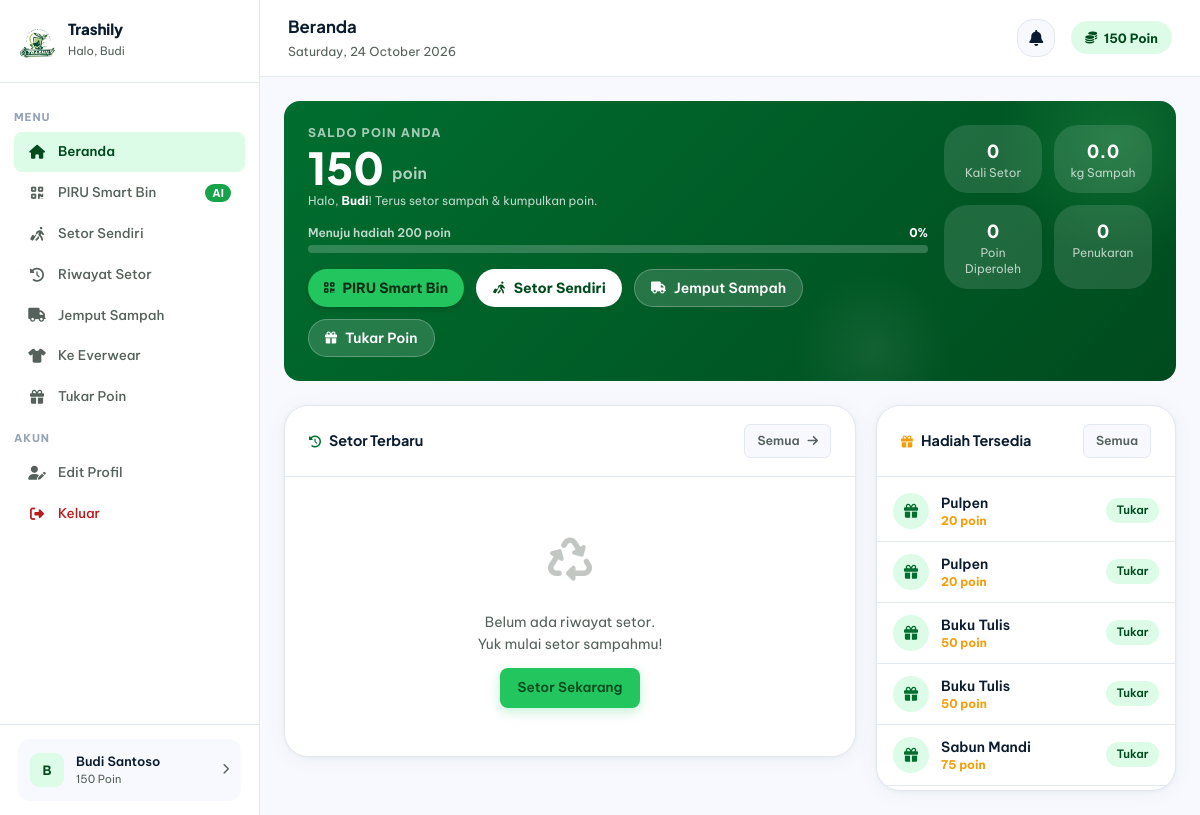
The page /customer/dashboard.php (signed in) on the database its author committed.
### tables this page shows
CREATE TABLE `users` (
  `id` int NOT NULL,
  `nama` varchar(100) NOT NULL,
  `email` varchar(100) NOT NULL,
  `password` varchar(255) NOT NULL,
  `no_hp` varchar(20) DEFAULT NULL,
  `alamat` text,
  `role` enum('admin','customer') DEFAULT 'customer',
  `poin` int DEFAULT '0',
  `created_at` timestamp NULL DEFAULT CURRENT_TIMESTAMP
);

CREATE TABLE `hadiah` (
  `id` int NOT NULL,
  `nama` varchar(100) NOT NULL,
  `deskripsi` text,
  `poin_dibutuhkan` int NOT NULL,
  `stok` int DEFAULT '0',
  `gambar` varchar(255) DEFAULT NULL,
  `is_active` tinyint(1) DEFAULT '1',
  `created_at` timestamp NULL DEFAULT CURRENT_TIMESTAMP
);

### customer/dashboard.php (the view, shortened to what this page needs)
<?php
require_once '../config/database.php';
$uid  = $_SESSION['user_id'];
$user = $conn->query("SELECT nama, poin FROM users WHERE id = $uid")->fetch_assoc();
$total_setor     = $conn->query("SELECT COUNT(*) as c FROM transaksi WHERE customer_id=$uid AND status='selesai'")->fetch_assoc()['c'];
$total_poin_all  = $conn->query("SELECT COALESCE(SUM(total_poin),0) as c FROM transaksi WHERE customer_id=$uid AND status='selesai'")->fetch_assoc()['c'];
$total_berat     = $conn->query("SELECT COALESCE(SUM(total_berat),0) as c FROM transaksi WHERE customer_id=$uid AND status='selesai'")->fetch_assoc()['c'];
$total_penukaran = $conn->query("SELECT COUNT(*) as c FROM penukaran WHERE customer_id=$uid AND status!='batal'")->fetch_assoc()['c'];
$riwayat = $conn->query("
    SELECT kode_transaksi, total_poin, total_berat, created_at
    FROM transaksi
    WHERE customer_id = $uid
    ORDER BY created_at DESC LIMIT 5
");
$hadiah = $conn->query("
    SELECT id, nama, poin_dibutuhkan, stok
    FROM hadiah WHERE is_active=1
    ORDER BY poin_dibutuhkan ASC LIMIT 5
");
$poin = $user['poin'];
$next_hadiah = $conn->query("SELECT poin_dibutuhkan FROM hadiah WHERE is_active=1 AND poin_dibutuhkan > $poin ORDER BY poin_dibutuhkan ASC LIMIT 1")->fetch_assoc();
$progress_pct = 0;
if ($next_hadiah) {
    $prev = $conn->query("SELECT COALESCE(MAX(poin_dibutuhkan),0) as p FROM hadiah WHERE is_active=1 AND poin_dibutuhkan <= $poin")->fetch_assoc()['p'];
    $range = $next_hadiah['poin_dibutuhkan'] - $prev;
    $progress_pct = $range > 0 ? min(100, round(($poin - $prev) / $range * 100)) : 100;
}
?>
<!DOCTYPE html>
<html lang="id">
<head>
    <link rel="stylesheet" href="https://cdnjs.cloudflare.com/ajax/libs/font-awesome/6.5.0/css/all.min.css">
    <link rel="stylesheet" href="../assets/css/output.css">
</head>
<body>
<div class="layout">
    <?php include '../includes/sidebar_customer.php'; ?>
    <main class="main">
        <div class="topbar">
            <div class="topbar-left">
                <div>
                    <h1>Beranda</h1>
                    <p><?= date('l, d F Y') ?></p>
                </div>
            </div>
            <div class="topbar-right">
                <?php include '../includes/notif_customer.php'; ?>
                <div class="poin-badge">
                    <i class="fa-solid fa-coins text-xs"></i>
                    <?= number_format($poin, 0, ',', '.') ?> Poin
                </div>
            </div>
        </div>
        <div class="content">
            <div class="relative overflow-hidden rounded-2xl mb-6"
                 style="background: linear-gradient(135deg, #006e2f 0%, #004b1e 100%)">
                <div class="absolute rounded-full pointer-events-none"
                     style="width:240px;height:240px;top:-80px;right:-60px;background:radial-gradient(circle,rgba(74,225,118,.18) 0%,transparent 70%)"></div>
                <div class="absolute rounded-full pointer-events-none"
                     style="width:160px;height:160px;bottom:-50px;right:25%;background:radial-gradient(circle,rgba(255,255,255,.07) 0%,transparent 70%)"></div>
                <div class="relative z-10 p-6">
                    <div class="flex flex-col sm:flex-row sm:items-start sm:justify-between gap-4">
                        <div>
                            <p class="text-xs font-bold uppercase tracking-widest mb-1" style="color:rgba(255,255,255,.65)">
                                Saldo Poin Anda
                            </p>
                            <div class="flex items-end gap-2 mb-1">
                                <span class="font-extrabold text-white leading-none"
                                      style="font-family:var(--font-display);font-size:2.75rem">
                                    <?= number_format($poin, 0, ',', '.') ?>
                                </span>
                                <span class="text-base font-semibold mb-1" style="color:rgba(255,255,255,.7)">poin</span>
                            </div>
                            <p class="text-xs mb-4" style="color:rgba(255,255,255,.75)">
                                Halo, <strong class="text-white"><?= htmlspecialchars(explode(' ', $user['nama'])[0]) ?></strong>! Terus setor sampah &amp; kumpulkan poin.
                            </p>
                            <?php if ($next_hadiah): ?>
                            <div class="mb-4">
                                <div class="flex items-center justify-between mb-1">
                                    <span class="text-xs font-semibold" style="color:rgba(255,255,255,.75)">
                                        Menuju hadiah <?= htmlspecialchars($next_hadiah['poin_dibutuhkan']) ?> poin
                                    </span>
                                    <span class="text-xs font-bold text-white"><?= $progress_pct ?>%</span>
                                </div>
                                <div class="rounded-full h-2" style="background:rgba(255,255,255,.2)">
                                </div>
                            </div>
                            <?php endif; ?>
                            <div class="flex gap-3 flex-wrap">
                                <a href="piru.php"
                                   class="inline-flex items-center gap-2 px-4 py-2 rounded-xl text-sm font-bold shadow-md transition transform hover:-translate-y-0.5"
                                   style="background:#22c55e;color:#052e16">
                                    <i class="fa-solid fa-qrcode text-xs"></i> PIRU Smart Bin
                                </a>
                                <a href="setor.php"
                                   class="inline-flex items-center gap-2 px-4 py-2 rounded-xl text-sm font-bold"
                                   style="background:#fff;color:var(--color-primary-dark)">
                                    <i class="fa-solid fa-person-walking-luggage text-xs"></i> Setor Sendiri
                                </a>
                                <a href="jemput.php"
                                   class="inline-flex items-center gap-2 px-4 py-2 rounded-xl text-sm font-semibold"
                                   style="background:rgba(255,255,255,.15);color:#fff;border:1px solid rgba(255,255,255,.25)">
                                    <i class="fa-solid fa-truck text-xs"></i> Jemput Sampah
                                </a>
                                <a href="penukaran.php"
                                   class="inline-flex items-center gap-2 px-4 py-2 rounded-xl text-sm font-semibold"
                                   style="background:rgba(255,255,255,.15);color:#fff;border:1px solid rgba(255,255,255,.25)">
                                    <i class="fa-solid fa-gift text-xs"></i> Tukar Poin
                                </a>
                            </div>
                        </div>
                        <div class="grid grid-cols-2 gap-3 sm:w-52 flex-shrink-0">
                            <div class="rounded-xl p-3 text-center" style="background:rgba(255,255,255,.12)">
                                <div class="text-lg font-extrabold text-white" style="font-family:var(--font-display)"><?= $total_setor ?></div>
                                <div class="text-xs" style="color:rgba(255,255,255,.7)">Kali Setor</div>
                            </div>
                            <div class="rounded-xl p-3 text-center" style="background:rgba(255,255,255,.12)">
                                <div class="text-lg font-extrabold text-white" style="font-family:var(--font-display)"><?= number_format($total_berat, 1) ?></div>
                                <div class="text-xs" style="color:rgba(255,255,255,.7)">kg Sampah</div>
                            </div>
                            <div class="rounded-xl p-3 text-center" style="background:rgba(255,255,255,.12)">
                                <div class="text-lg font-extrabold text-white" style="font-family:var(--font-display)"><?= number_format($total_poin_all) ?></div>
                                <div class="text-xs" style="color:rgba(255,255,255,.7)">Poin Diperoleh</div>
                            </div>
                            <div class="rounded-xl p-3 text-center" style="background:rgba(255,255,255,.12)">
                                <div class="text-lg font-extrabold text-white" style="font-family:var(--font-display)"><?= $total_penukaran ?></div>
                                <div class="text-xs" style="color:rgba(255,255,255,.7)">Penukaran</div>
                            </div>
                        </div>
                    </div>
                </div>
            </div>
            <div class="dashboard-grid">
                <div class="card">
                    <div class="card-header">
                        <h3><i class="fa-solid fa-clock-rotate-left text-xs mr-2" style="color:var(--color-primary)"></i>Setor Terbaru</h3>
                        <a href="riwayat.php" class="btn btn-ghost btn-sm">Semua <i class="fa-solid fa-arrow-right text-xs"></i></a>
                    </div>
                    <?php if ($riwayat->num_rows === 0): ?>
                    <div class="empty-state">
                        <div class="empty-icon"><i class="fa-solid fa-recycle"></i></div>
                        <p>Belum ada riwayat setor.<br>Yuk mulai setor sampahmu!</p>
                        <a href="setor.php" class="btn btn-primary mt-3">Setor Sekarang</a>
                    </div>
                    <?php endif; ?>
                </div>
                <div class="card">
                    <div class="card-header">
                        <h3><i class="fa-solid fa-gift text-xs mr-2" style="color:var(--color-amber)"></i>Hadiah Tersedia</h3>
                        <a href="penukaran.php" class="btn btn-ghost btn-sm">Semua</a>
                    </div>
                    <div style="padding:.25rem 0">
                        <?php while ($h = $hadiah->fetch_assoc()):
                            $can = $poin >= $h['poin_dibutuhkan'];
                        ?>
                        <div class="flex items-center gap-3 px-4 py-3 border-b" style="border-color:var(--color-border)">
                            <div class="w-9 h-9 rounded-xl flex items-center justify-center flex-shrink-0"
                                 style="background:<?= $can ? 'var(--color-primary-light)' : 'var(--color-surface)' ?>">
                                <i class="fa-solid fa-gift text-sm" style="color:<?= $can ? 'var(--color-primary)' : 'var(--color-ink-subtle)' ?>"></i>
                            </div>
                            <div class="flex-1 min-w-0">
                                <div class="text-sm font-semibold truncate"><?= htmlspecialchars($h['nama']) ?></div>
                                <div class="text-xs font-bold" style="color:var(--color-amber)"><?= number_format($h['poin_dibutuhkan']) ?> poin</div>
                            </div>
                            <?php if ($can): ?>
                                <a href="penukaran.php" class="badge badge-green flex-shrink-0 cursor-pointer">Tukar</a>
                            <?php else: ?>
                                <span class="badge badge-gray flex-shrink-0">
                                    <?= number_format($h['poin_dibutuhkan'] - $poin) ?> lagi
                                </span>
                            <?php endif; ?>
                        </div>
                        <?php endwhile; ?>
                    </div>
                </div>
            </div>
        </div>
    </main>
</div>
</body>
</html>

### rows shown on the page
users: poin "150", nama "Budi"
hadiah: nama "Pulpen", poin_dibutuhkan "20", shows "Tukar"
hadiah: nama "Pulpen", poin_dibutuhkan "20", shows "Tukar"
hadiah: nama "Buku Tulis", poin_dibutuhkan "50", shows "Tukar"
hadiah: nama "Buku Tulis", poin_dibutuhkan "50", shows "Tukar"
hadiah: nama "Sabun Mandi", poin_dibutuhkan "75", shows "Tukar"

### other values the page prints
explode(' ', $_SESSION['nama'] ?? 'Customer')[0] "Budi"
substr($_SESSION['nama'] ?? 'C', 0, 1) "B"
$_SESSION['nama'] "Budi Santoso"
$_SESSION['poin'] "150"
$next_hadiah['poin_dibutuhkan'] "200"
$progress_pct "0"
$total_setor "0"
$total_berat "0.0"
$total_poin_all "0"
$total_penukaran "0"
